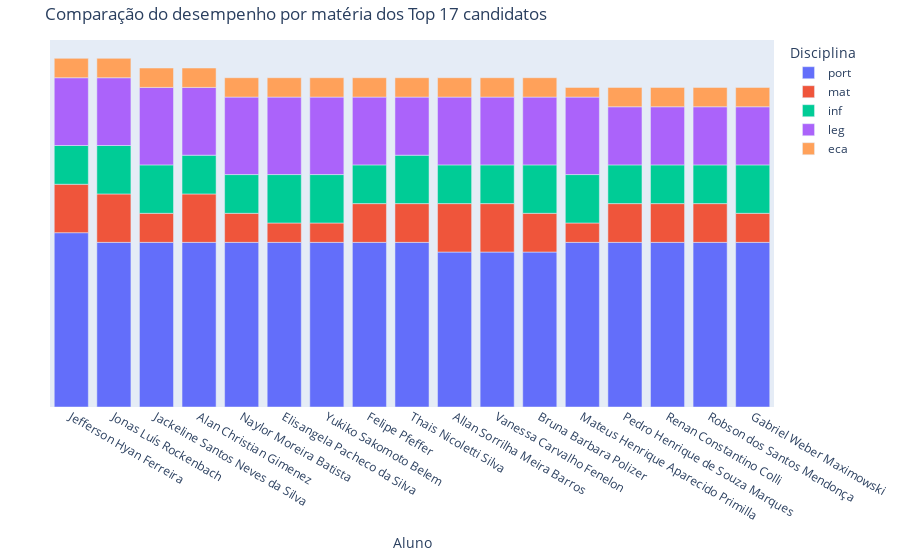

The code cell stored with this chart in its notebook:
### Markdown cell above
Aí acima, então, temos os nomes daqueles que vão trabalhar pro estado, ao menos segundo o resultado dessa análise da nota preliminar :). 

Vou criar outro gráfico apenas para que possamos visualizar em que nível um candidato ficou em relação a outro conforme cada matéria. Cada barra representa uma matéria e o eixo vertical representa a nota de cada matéria (lembre-se que o limite máximo de nota para cada matéria é diferente, como já vimos num gráfico anterior)

O gráfico criado será interativo. Cada cor representa uma matéria específica, como se traduz no quadro indicativo ao lado do gráfico ("Disciplina"). Inicialmente, com as barras empilhadas, o gráfico não facilita muito a comparação do desempenho em cada matéria; no entanto, temos um "efeito": se navegarmos com nosso mouse sobre as barras veremos um quadro "flutuante" com o nome do candidato, o nome da disciplina e a nota alcançada. Já no quadro "Disciplina", na lateral do gráfico, podemos "esconder as disciplinas" clicando em qualquer das cores, assim ela desaparecerá do gráfico, e se clicarmos novamente na cor que desapareceu, ela aparecerá no gráfico. 

Experimente deixar apenas uma cor visível, fica muito mais fácil comparar o desempenho entre os candidatos assim, veja lá e diga se não é.

### Code cell
def create_bar_chart(df, title, user_index=None, user_name=None):
    # Selecionar as 17 primeiras linhas do DataFrame resultante
    df_top_17 = df.head(17).copy()

    # Adicionar uma linha para representar o desempenho do usuário, se aplicável
    if user_index is not None:
        df_user = df[df.index == user_index].copy()
        df_user['candidato'] = user_name
        df_combined = pd.concat([df_top_17, df_user])
    else:
        df_combined = df_top_17

    # Criar um gráfico interativo com plotly
    fig = px.bar(
        df_combined,
        x='candidato',
        y=['port', 'mat', 'inf', 'leg', 'eca'],
        title=title,
        labels={'value': 'Nota', 'variable': 'Disciplina'},
        hover_name='candidato',
        template='plotly',
    )

    # Adicionar rótulos e título
    fig.update_layout(
        xaxis_title='Aluno',
        yaxis_title='Nota',
        yaxis=dict(visible=False)  # Esconde o eixo y
    )

    # Ajustar o tamanho do quadro lateral
    fig.update_layout(
        margin=dict(l=50, r=20, t=40, b=20)  # Ajustar as margens
    )

    # Aumentar a largura da barra do usuário, se aplicável
    if user_index is not None:
        df_combined.loc[df_combined.index == user_index, 'candidato'] = user_name
        fig.update_traces(marker=dict(color='rgba(255, 0, 0, 0.7)'), selector=dict(name=user_name))

    # Exibir o gráfico interativo
    fig.show()

# Exibir o primeiro gráfico
create_bar_chart(df_top_17, 'Comparação do desempenho por matéria dos Top 17 candidatos')

### Figure 1 — Plotly figure (JSON) as saved in the notebook; plotly's stock layout.template omitted (floating-point values rounded to 4 significant figures)
{"data": [{"alignmentgroup": "True", "hovertemplate": "<b>%{hovertext}</b><br><br>Disciplina=port<br>candidato=%{x}<br>Nota=%{y}<extra></extra>", "hovertext": ["Jefferson Hyan Ferreira", "Jonas Luís Rockenbach", "Jackeline Santos Neves da Silva", "Alan Christian Gimenez", "Naylor Moreira Batista", "Elisangela Pacheco da Silva", "Yukiko Sakomoto Belem", "Felipe Pfeffer", "Thais Nicoletti Silva", "Allan Sorrilha Meira Barros", "Vanessa Carvalho Fenelon", "Bruna Barbara Polizer", "Mateus Henrique Aparecido Primilla", "Pedro Henrique de Souza Marques", "Renan Constantino Colli", "Robson dos Santos Mendonça", "Gabriel Weber Maximowski"], "legendgroup": "port", "marker": {"color": "#636efa", "pattern": {"shape": ""}}, "name": "port", "offsetgroup": "port", "orientation": "v", "showlegend": true, "textposition": "auto", "type": "bar", "x": ["Jefferson Hyan Ferreira", "Jonas Luís Rockenbach", "Jackeline Santos Neves da Silva", "Alan Christian Gimenez", "Naylor Moreira Batista", "Elisangela Pacheco da Silva", "Yukiko Sakomoto Belem", "Felipe Pfeffer", "Thais Nicoletti Silva", "Allan Sorrilha Meira Barros", "Vanessa Carvalho Fenelon", "Bruna Barbara Polizer", "Mateus Henrique Aparecido Primilla", "Pedro Henrique de Souza Marques", "Renan Constantino Colli", "Robson dos Santos Mendonça", "Gabriel Weber Maximowski"], "xaxis": "x", "y": [4.5, 4.25, 4.25, 4.25, 4.25, 4.25, 4.25, 4.25, 4.25, 4, 4, 4, 4.25, 4.25, 4.25, 4.25, 4.25], "yaxis": "y"}, {"alignmentgroup": "True", "hovertemplate": "<b>%{hovertext}</b><br><br>Disciplina=mat<br>candidato=%{x}<br>Nota=%{y}<extra></extra>", "hovertext": ["Jefferson Hyan Ferreira", "Jonas Luís Rockenbach", "Jackeline Santos Neves da Silva", "Alan Christian Gimenez", "Naylor Moreira Batista", "Elisangela Pacheco da Silva", "Yukiko Sakomoto Belem", "Felipe Pfeffer", "Thais Nicoletti Silva", "Allan Sorrilha Meira Barros", "Vanessa Carvalho Fenelon", "Bruna Barbara Polizer", "Mateus Henrique Aparecido Primilla", "Pedro Henrique de Souza Marques", "Renan Constantino Colli", "Robson dos Santos Mendonça", "Gabriel Weber Maximowski"], "legendgroup": "mat", "marker": {"color": "#EF553B", "pattern": {"shape": ""}}, "name": "mat", "offsetgroup": "mat", "orientation": "v", "showlegend": true, "textposition": "auto", "type": "bar", "x": ["Jefferson Hyan Ferreira", "Jonas Luís Rockenbach", "Jackeline Santos Neves da Silva", "Alan Christian Gimenez", "Naylor Moreira Batista", "Elisangela Pacheco da Silva", "Yukiko Sakomoto Belem", "Felipe Pfeffer", "Thais Nicoletti Silva", "Allan Sorrilha Meira Barros", "Vanessa Carvalho Fenelon", "Bruna Barbara Polizer", "Mateus Henrique Aparecido Primilla", "Pedro Henrique de Souza Marques", "Renan Constantino Colli", "Robson dos Santos Mendonça", "Gabriel Weber Maximowski"], "xaxis": "x", "y": [1.25, 1.25, 0.75, 1.25, 0.75, 0.5, 0.5, 1, 1, 1.25, 1.25, 1, 0.5, 1, 1, 1, 0.75], "yaxis": "y"}, {"alignmentgroup": "True", "hovertemplate": "<b>%{hovertext}</b><br><br>Disciplina=inf<br>candidato=%{x}<br>Nota=%{y}<extra></extra>", "hovertext": ["Jefferson Hyan Ferreira", "Jonas Luís Rockenbach", "Jackeline Santos Neves da Silva", "Alan Christian Gimenez", "Naylor Moreira Batista", "Elisangela Pacheco da Silva", "Yukiko Sakomoto Belem", "Felipe Pfeffer", "Thais Nicoletti Silva", "Allan Sorrilha Meira Barros", "Vanessa Carvalho Fenelon", "Bruna Barbara Polizer", "Mateus Henrique Aparecido Primilla", "Pedro Henrique de Souza Marques", "Renan Constantino Colli", "Robson dos Santos Mendonça", "Gabriel Weber Maximowski"], "legendgroup": "inf", "marker": {"color": "#00cc96", "pattern": {"shape": ""}}, "name": "inf", "offsetgroup": "inf", "orientation": "v", "showlegend": true, "textposition": "auto", "type": "bar", "x": ["Jefferson Hyan Ferreira", "Jonas Luís Rockenbach", "Jackeline Santos Neves da Silva", "Alan Christian Gimenez", "Naylor Moreira Batista", "Elisangela Pacheco da Silva", "Yukiko Sakomoto Belem", "Felipe Pfeffer", "Thais Nicoletti Silva", "Allan Sorrilha Meira Barros", "Vanessa Carvalho Fenelon", "Bruna Barbara Polizer", "Mateus Henrique Aparecido Primilla", "Pedro Henrique de Souza Marques", "Renan Constantino Colli", "Robson dos Santos Mendonça", "Gabriel Weber Maximowski"], "xaxis": "x", "y": [1, 1.25, 1.25, 1, 1, 1.25, 1.25, 1, 1.25, 1, 1, 1.25, 1.25, 1, 1, 1, 1.25], "yaxis": "y"}, {"alignmentgroup": "True", "hovertemplate": "<b>%{hovertext}</b><br><br>Disciplina=leg<br>candidato=%{x}<br>Nota=%{y}<extra></extra>", "hovertext": ["Jefferson Hyan Ferreira", "Jonas Luís Rockenbach", "Jackeline Santos Neves da Silva", "Alan Christian Gimenez", "Naylor Moreira Batista", "Elisangela Pacheco da Silva", "Yukiko Sakomoto Belem", "Felipe Pfeffer", "Thais Nicoletti Silva", "Allan Sorrilha Meira Barros", "Vanessa Carvalho Fenelon", "Bruna Barbara Polizer", "Mateus Henrique Aparecido Primilla", "Pedro Henrique de Souza Marques", "Renan Constantino Colli", "Robson dos Santos Mendonça", "Gabriel Weber Maximowski"], "legendgroup": "leg", "marker": {"color": "#ab63fa", "pattern": {"shape": ""}}, "name": "leg", "offsetgroup": "leg", "orientation": "v", "showlegend": true, "textposition": "auto", "type": "bar", "x": ["Jefferson Hyan Ferreira", "Jonas Luís Rockenbach", "Jackeline Santos Neves da Silva", "Alan Christian Gimenez", "Naylor Moreira Batista", "Elisangela Pacheco da Silva", "Yukiko Sakomoto Belem", "Felipe Pfeffer", "Thais Nicoletti Silva", "Allan Sorrilha Meira Barros", "Vanessa Carvalho Fenelon", "Bruna Barbara Polizer", "Mateus Henrique Aparecido Primilla", "Pedro Henrique de Souza Marques", "Renan Constantino Colli", "Robson dos Santos Mendonça", "Gabriel Weber Maximowski"], "xaxis": "x", "y": [1.75, 1.75, 2, 1.75, 2, 2, 2, 1.75, 1.5, 1.75, 1.75, 1.75, 2, 1.5, 1.5, 1.5, 1.5], "yaxis": "y"}, {"alignmentgroup": "True", "hovertemplate": "<b>%{hovertext}</b><br><br>Disciplina=eca<br>candidato=%{x}<br>Nota=%{y}<extra></extra>", "hovertext": ["Jefferson Hyan Ferreira", "Jonas Luís Rockenbach", "Jackeline Santos Neves da Silva", "Alan Christian Gimenez", "Naylor Moreira Batista", "Elisangela Pacheco da Silva", "Yukiko Sakomoto Belem", "Felipe Pfeffer", "Thais Nicoletti Silva", "Allan Sorrilha Meira Barros", "Vanessa Carvalho Fenelon", "Bruna Barbara Polizer", "Mateus Henrique Aparecido Primilla", "Pedro Henrique de Souza Marques", "Renan Constantino Colli", "Robson dos Santos Mendonça", "Gabriel Weber Maximowski"], "legendgroup": "eca", "marker": {"color": "#FFA15A", "pattern": {"shape": ""}}, "name": "eca", "offsetgroup": "eca", "orientation": "v", "showlegend": true, "textposition": "auto", "type": "bar", "x": ["Jefferson Hyan Ferreira", "Jonas Luís Rockenbach", "Jackeline Santos Neves da Silva", "Alan Christian Gimenez", "Naylor Moreira Batista", "Elisangela Pacheco da Silva", "Yukiko Sakomoto Belem", "Felipe Pfeffer", "Thais Nicoletti Silva", "Allan Sorrilha Meira Barros", "Vanessa Carvalho Fenelon", "Bruna Barbara Polizer", "Mateus Henrique Aparecido Primilla", "Pedro Henrique de Souza Marques", "Renan Constantino Colli", "Robson dos Santos Mendonça", "Gabriel Weber Maximowski"], "xaxis": "x", "y": [0.5, 0.5, 0.5, 0.5, 0.5, 0.5, 0.5, 0.5, 0.5, 0.5, 0.5, 0.5, 0.25, 0.5, 0.5, 0.5, 0.5], "yaxis": "y"}], "layout": {"barmode": "relative", "legend": {"title": {"text": "Disciplina"}, "tracegroupgap": 0}, "margin": {"b": 20, "l": 50, "r": 20, "t": 40}, "title": {"text": "Comparação do desempenho por matéria dos Top 17 candidatos"}, "xaxis": {"anchor": "y", "domain": [0, 1], "title": {"text": "Aluno"}}, "yaxis": {"anchor": "x", "domain": [0, 1], "title": {"text": "Nota"}, "visible": false}}}
